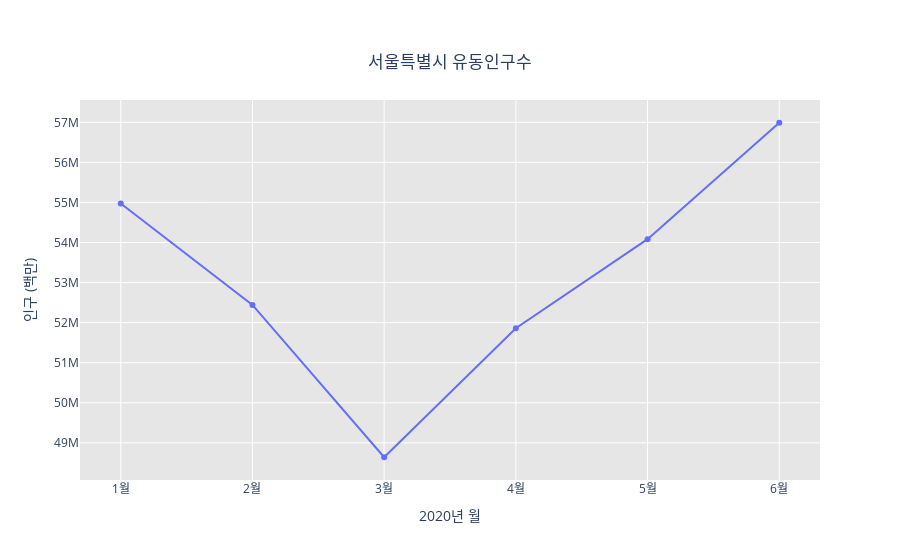

The notebook cell this image was saved under:
### Code cell
# Visualization
layout=go.Layout(title='서울특별시 유동인구수',
                   plot_bgcolor='rgb(230, 230,230)')

fig=go.Figure(layout=layout)


fig.add_trace(go.Scatter(x=fpopl['월'], y=fpopl['평균'],
                    mode='lines+markers',
                    name='전체연령'))

fig.update_layout(
    title={
        'text': "서울특별시 유동인구수",
        'y':0.9,
        'x':0.5,
        'xanchor': 'center',
        'yanchor': 'top'},
    xaxis_title="2020년 월",
    yaxis_title="인구 (백만)"
)

fig.show()

### Figure 1 — Plotly figure (JSON) as saved in the notebook; plotly's stock layout.template omitted (floating-point values rounded to 4 significant figures)
{"data": [{"mode": "lines+markers", "name": "전체연령", "type": "scatter", "x": ["1월", "2월", "3월", "4월", "5월", "6월"], "y": [54970000.0, 52440000.0, 48640000.0, 51860000.0, 54080000.0, 56990000.0]}], "layout": {"plot_bgcolor": "rgb(230, 230,230)", "title": {"text": "서울특별시 유동인구수", "x": 0.5, "xanchor": "center", "y": 0.9, "yanchor": "top"}, "xaxis": {"title": {"text": "2020년 월"}}, "yaxis": {"title": {"text": "인구 (백만)"}}}}
